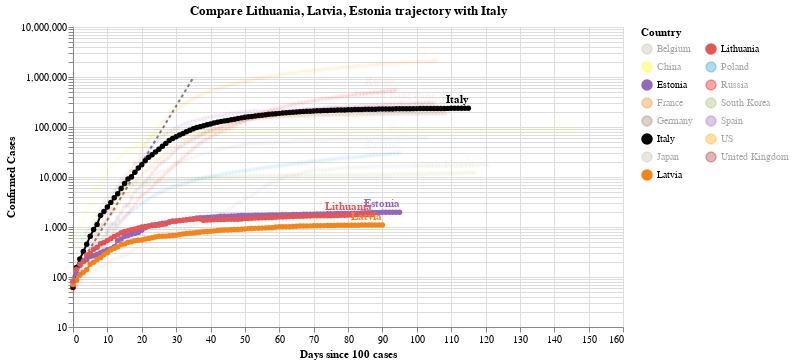

Notebook code for this chart:
### Code cell
#hide_input
chart3 = make_since_chart(dff2, ['Lithuania', 'Latvia', 'Estonia'], baseline_countries)
chart3

### Figure 1 — Vega-Lite specification as saved in the notebook (floating-point values rounded to 4 significant figures; data arrays with more than 128 entries replaced by an {"elided": "..."} marker saying what was removed)
{"config": {"view": {"continuousWidth": 400, "continuousHeight": 300}}, "layer": [{"data": {"name": "data-628230001892d6798b50651be41d1b3e"}, "mark": {"type": "line", "color": "black", "opacity": 0.5, "strokeDash": [3, 3]}, "encoding": {"x": {"type": "quantitative", "field": "Days since 100 cases"}, "y": {"type": "quantitative", "field": "Confirmed Cases"}}}, {"data": {"name": "data-a540b6a8e8d09bc67417ed32cccc459b"}, "mark": {"type": "line", "point": true}, "encoding": {"color": {"type": "nominal", "field": "Country", "legend": {"columns": 2}, "scale": {"domain": ["Belgium", "China", "Estonia", "France", "Germany", "Italy", "Japan", "Latvia", "Lithuania", "Poland", "Russia", "South Korea", "Spain", "US", "United Kingdom"], "range": ["#C1B7AD", "yellow", "#9467bd", "#F58518", "#9D755D", "black", "#C1B7AD", "#F58518", "#E45756", "#2495D3", "red", "#A1BA59", "#9467bd", "orange", "brown"]}}, "opacity": {"condition": {"value": 1, "selection": "selector002"}, "value": 0.05}, "tooltip": [{"type": "nominal", "field": "Country"}, {"type": "temporal", "field": "Date"}, {"type": "quantitative", "field": "Confirmed Cases"}, {"type": "quantitative", "field": "Days since 100 cases"}], "x": {"type": "quantitative", "field": "Days since 100 cases"}, "y": {"type": "quantitative", "field": "Confirmed Cases", "scale": {"type": "log"}}}, "selection": {"selector002": {"type": "multi", "fields": ["Country"], "bind": "legend", "init": [{"Country": "Lithuania"}, {"Country": "Latvia"}, {"Country": "Estonia"}, {"Country": "Italy"}]}}, "width": 550}, {"data": {"name": "data-a540b6a8e8d09bc67417ed32cccc459b"}, "mark": {"type": "text", "align": "right", "dy": -8, "fontWeight": "bold"}, "encoding": {"color": {"type": "nominal", "field": "Country", "legend": {"columns": 2}, "scale": {"domain": ["Belgium", "China", "Estonia", "France", "Germany", "Italy", "Japan", "Latvia", "Lithuania", "Poland", "Russia", "South Korea", "Spain", "US", "United Kingdom"], "range": ["#C1B7AD", "yellow", "#9467bd", "#F58518", "#9D755D", "black", "#C1B7AD", "#F58518", "#E45756", "#2495D3", "red", "#A1BA59", "#9467bd", "orange", "brown"]}}, "opacity": {"condition": {"value": 1, "selection": "selector002"}, "value": 0.05}, "text": {"type": "nominal", "field": "Country"}, "tooltip": [{"type": "nominal", "field": "Country"}, {"type": "temporal", "field": "Date"}, {"type": "quantitative", "field": "Confirmed Cases"}, {"type": "quantitative", "field": "Days since 100 cases"}], "x": {"type": "quantitative", "field": "Days since 100 cases"}, "y": {"type": "quantitative", "field": "Confirmed Cases", "scale": {"type": "log"}}}, "transform": [{"filter": "(datum['Date'] >= 1592265600000)"}], "width": 550}], "title": "Compare Lithuania, Latvia, Estonia trajectory with Italy", "$schema": "https://vega.github.io/schema/vega-lite/v4.0.2.json", "datasets": {"data-628230001892d6798b50651be41d1b3e": [{"Days since 100 cases": 0, "Confirmed Cases": 100.0}, {"Days since 100 cases": 1, "Confirmed Cases": 130.0}, {"Days since 100 cases": 2, "Confirmed Cases": 169.0}, {"Days since 100 cases": 3, "Confirmed Cases": 219.7}, {"Days since 100 cases": 4, "Confirmed Cases": 285.6}, {"Days since 100 cases": 5, "Confirmed Cases": 371.3}, {"Days since 100 cases": 6, "Confirmed Cases": 482.7}, {"Days since 100 cases": 7, "Confirmed Cases": 627.5}, {"Days since 100 cases": 8, "Confirmed Cases": 815.7}, {"Days since 100 cases": 9, "Confirmed Cases": 1060.0}, {"Days since 100 cases": 10, "Confirmed Cases": 1379.0}, {"Days since 100 cases": 11, "Confirmed Cases": 1792.0}, {"Days since 100 cases": 12, "Confirmed Cases": 2330.0}, {"Days since 100 cases": 13, "Confirmed Cases": 3029.0}, {"Days since 100 cases": 14, "Confirmed Cases": 3937.0}, {"Days since 100 cases": 15, "Confirmed Cases": 5119.0}, {"Days since 100 cases": 16, "Confirmed Cases": 6654.0}, {"Days since 100 cases": 17, "Confirmed Cases": 8650.0}, {"Days since 100 cases": 18, "Confirmed Cases": 11250.0}, {"Days since 100 cases": 19, "Confirmed Cases": 14620.0}, {"Days since 100 cases": 20, "Confirmed Cases": 19000.0}, {"Days since 100 cases": 21, "Confirmed Cases": 24710.0}, {"Days since 100 cases": 22, "Confirmed Cases": 32120.0}, {"Days since 100 cases": 23, "Confirmed Cases": 41750.0}, {"Days since 100 cases": 24, "Confirmed Cases": 54280.0}, {"Days since 100 cases": 25, "Confirmed Cases": 70560.0}, {"Days since 100 cases": 26, "Confirmed Cases": 91730.0}, {"Days since 100 cases": 27, "Confirmed Cases": 119300.0}, {"Days since 100 cases": 28, "Confirmed Cases": 155000.0}, {"Days since 100 cases": 29, "Confirmed Cases": 201500.0}, {"Days since 100 cases": 30, "Confirmed Cases": 262000.0}, {"Days since 100 cases": 31, "Confirmed Cases": 340600.0}, {"Days since 100 cases": 32, "Confirmed Cases": 442800.0}, {"Days since 100 cases": 33, "Confirmed Cases": 575600.0}, {"Days since 100 cases": 34, "Confirmed Cases": 748300.0}, {"Days since 100 cases": 35, "Confirmed Cases": 972800.0}], "data-a540b6a8e8d09bc67417ed32cccc459b": {"elided": "1613 records"}}}
